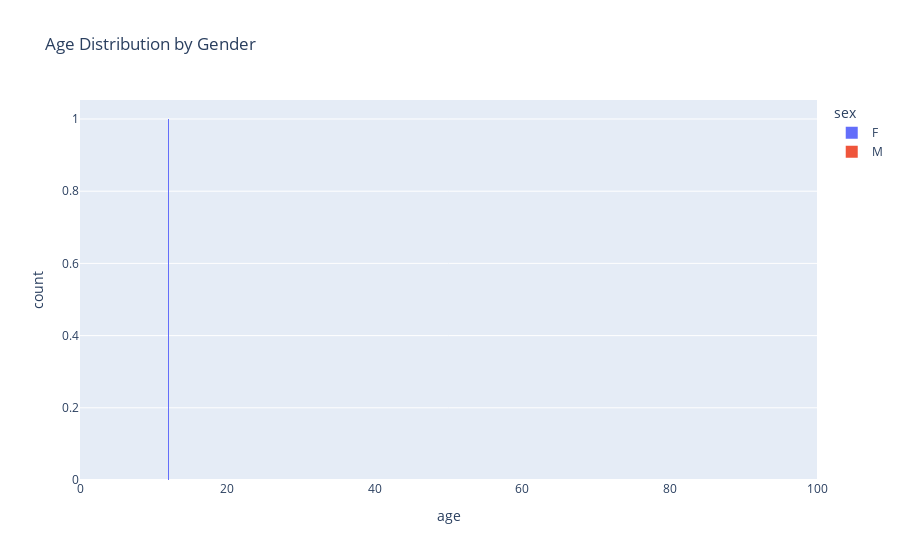

Here is the notebook cell this chart was saved with:
### Code cell
import plotly.express as px
fig = px.histogram(participants_data, x="age", color="sex", title="Age Distribution by Gender", range_x=[0,100], nbins=50)
fig.show()

### Figure 1 — Plotly figure (JSON) as saved in the notebook; plotly's stock layout.template omitted (floating-point values rounded to 4 significant figures)
{"data": [{"bingroup": "x", "hovertemplate": "sex=F<br>age=%{x}<br>count=%{y}<extra></extra>", "legendgroup": "F", "marker": {"color": "#636efa", "pattern": {"shape": ""}}, "name": "F", "nbinsx": 50, "orientation": "v", "showlegend": true, "type": "histogram", "x": [14, 12], "xaxis": "x", "yaxis": "y"}, {"bingroup": "x", "hovertemplate": "sex=M<br>age=%{x}<br>count=%{y}<extra></extra>", "legendgroup": "M", "marker": {"color": "#EF553B", "pattern": {"shape": ""}}, "name": "M", "nbinsx": 50, "orientation": "v", "showlegend": true, "type": "histogram", "x": [13], "xaxis": "x", "yaxis": "y"}], "layout": {"barmode": "relative", "legend": {"title": {"text": "sex"}, "tracegroupgap": 0}, "title": {"text": "Age Distribution by Gender"}, "xaxis": {"anchor": "y", "domain": [0, 1], "range": [0, 100], "title": {"text": "age"}}, "yaxis": {"anchor": "x", "domain": [0, 1], "title": {"text": "count"}}}}
